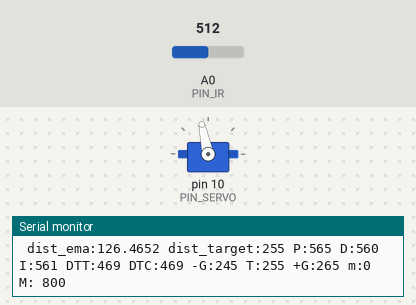
Bench run of a sketch on a simulated Arduino Uno, built with avr-gcc and run on an emulated ATmega328P. Shown: servo, the last lines printed to the serial monitor. Inputs (shaded band) come from the test bench; at power-on: A0 (PIN_IR) = 512.

Above: at 1.2 s.
1.3 s: A0 (PIN_IR) set to 140
At 2.67 s:
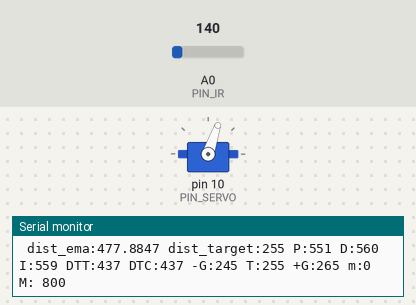
4.3 s: A0 (PIN_IR) set to 122
At 4.85 s:
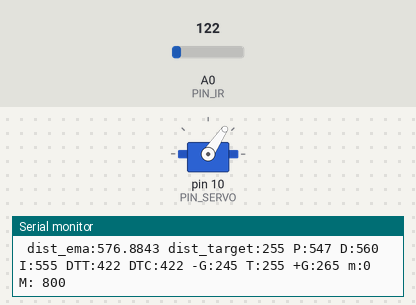
7.3 s: A0 (PIN_IR) set to 0
At 8.6 s:
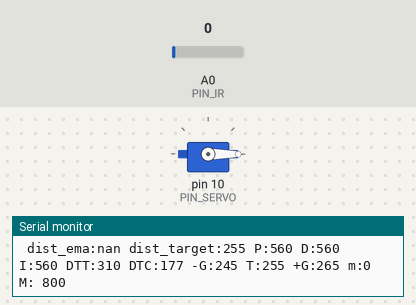
Timing chart, 0 to 10.3 s (numbered marks = the images above; inputs shaded):
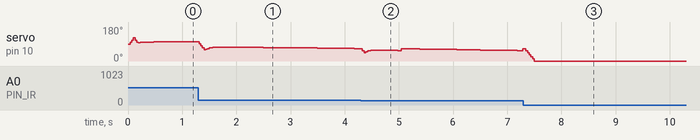

The sketch:

PID_control.ino
```cpp
#include <Servo.h>
// Arduino pin assignment
#define PIN_IR A0
#define PIN_LED 9
#define PIN_SERVO 10
#define SAMPLING_INTERVAL 20
#define _INTERVAL_SERIAL 100

#define WARMUP_SECONDS 0

#define ALPHA  0.3

#define NOISE_COEFF 0.4
#define LOOKBACK_AMOUNT 10
#define LOOKBACK_DISCARD 5

#define SENSOR_OFFSET 15
#define A 103  // distance measure at 10cm
#define B 360  // distance measure at 40cm
#define BALL_RADIUS 20

#define _DUTY_MIN 553 // servo full clockwise position (0 degree), actual is 10 degrees
#define _DUTY_MIN_DEG 10.0
#define _DUTY_NEU 1470 // servo neutral position (90 degree)
#define _DUTY_MAX 2399 // servo full counterclockwise position (180 degree), actual is 172 degrees
#define _DUTY_MAX_DEG 172.0
#define _SERVO_SPEED 90 // servo speed limit (unit: degree/second)
#define _SERVO_INTERVAL 30
Servo myservo;
float duty_chg_per_interval, duty_target, duty_curr; // maximum duty difference per interval


#define _DUTY_MIN_BOUND 1850  // lowest servo angle
#define _DUTY_MAX_BOUND 950  // highest servo angle

#define _DIST_TARGET_MIN 255 // target distance
#define _DIST_TARGET_MAX 256
//#define _KP 1.3
//#define _KD 7
//#define _KI 0.0
#define _KP 0.8
#define _KD 12
#define _KI 0.003
#define _ITERM_MAX 100
float pterm, dterm, iterm = 0;
float error_curr, error_last = 0;


float x_out, x_current = 0, x_last = 0, v_current = 0, v_last = 0, a_current = 0, a_last = 0, x_stable, v_stable;
float acc_lookback[LOOKBACK_AMOUNT];
float vel_lookback[LOOKBACK_AMOUNT];
unsigned long lookback_index = 0;

float a_sum = 0, a_mean = 0.2;

int sampling_count = 0;
unsigned long last_sampling_time = millis(), start_time, last_servo_time = millis(), last_print_time = millis();

float ema_agg = 0.0, dist_ema;

float deg2duty(float rail_deg){
  if(abs(rail_deg) < 0.1) return _DUTY_NEU;
  const float duty_per_deg = (_DUTY_MAX - _DUTY_MIN)/(_DUTY_MAX_DEG-_DUTY_MIN_DEG);
  float servo_deg = 0.8607614114944276 + rail_deg * 3.1058577946956762;
  //Serial.println(servo_deg);
  return _DUTY_NEU + duty_per_deg * servo_deg;
}

float adjust_duty(float amount){
  const float pos_rate = (_DUTY_MAX - _DUTY_NEU) / (_DUTY_MAX_DEG - 90);
  const float neg_rate = (_DUTY_NEU - _DUTY_MIN) / (90 - _DUTY_MIN_DEG);
  if(amount >= 0){
    return (amount);
  }
  else{
    (amount * neg_rate / pos_rate);
  }
}


float calculate_error(float curr_dist){
  if((_DIST_TARGET_MIN < curr_dist) && (_DIST_TARGET_MAX > curr_dist)){
    //Serial.print("in_rage");
    return 0;
  }
  else if(_DIST_TARGET_MIN > curr_dist){
    //Serial.print("undershoot");
    return _DIST_TARGET_MIN - curr_dist;
  }
  else if(_DIST_TARGET_MAX < curr_dist){
    //Serial.print("overshoot");
    return _DIST_TARGET_MAX - curr_dist;
  }
}

float ir_distance(void){ // return value unit: mm
  float val;
  float volt = float(analogRead(PIN_IR));
  val = ((6762.0/(volt-9.0))-4.0) * 10.0;
  return val;// + SENSOR_OFFSET + BALL_RADIUS;
}

void setup() {
// initialize GPIO pins
  myservo.attach(PIN_SERVO);

// initialize serial port
  Serial.begin(57600);

  start_time = millis();

  for(int i = 0; i < LOOKBACK_AMOUNT; i++){
    acc_lookback[i] = NAN;
    vel_lookback[i] = NAN;
  }

  duty_target = duty_curr = _DUTY_NEU;
  myservo.writeMicroseconds(duty_curr);
  //while(true){}
  duty_chg_per_interval = (float)(_DUTY_MAX - _DUTY_MIN) * 2.0 * _SERVO_INTERVAL / 1000;

}

int is_interpolate = 0;

bool is_sample = false;

void loop() {
  is_sample = false;
  unsigned long time_curr = millis();

  if(last_servo_time + _SERVO_INTERVAL < time_curr || last_servo_time == 0){
    last_servo_time = time_curr;
    if(duty_target > duty_curr) {
      duty_curr += min(abs(duty_target - duty_curr), duty_chg_per_interval);
      if(duty_curr > duty_target) duty_curr = duty_target;

    }
    else if (duty_target < duty_curr){
      duty_curr -= min(abs(duty_target - duty_curr), duty_chg_per_interval);
      if(duty_curr < duty_target) duty_curr = duty_target;
    }
     myservo.writeMicroseconds(duty_curr);
  }
  if(last_sampling_time + SAMPLING_INTERVAL < time_curr) {
    is_sample = true;
    last_sampling_time = time_curr;
  }

  float raw_dist = ir_distance();
  x_current = exp((log(raw_dist) - 1.9576)/0.7051) + 52.0695 + SENSOR_OFFSET + BALL_RADIUS;

  float v_current = (x_current - x_last)/SAMPLING_INTERVAL;
  float a_current = (v_current - v_last)/SAMPLING_INTERVAL;
  if(time_curr < start_time + 1000 * WARMUP_SECONDS){
    sampling_count++;
    a_sum = a_sum + abs(a_current);
    a_mean = a_sum / sampling_count;
    x_last = x_current;
    v_last = v_current;
    a_last = a_current;
    return;
  }
  if(is_sample){
    if(abs(a_current) > a_mean * NOISE_COEFF){
      float acc_lookback_mean = 0, vel_lookback_mean = 0;
      int lookback_count = 0;
      for(int i = 0; i < LOOKBACK_AMOUNT; i++){
          if (isnan(acc_lookback[i])) continue;
          if (i >= LOOKBACK_AMOUNT - LOOKBACK_DISCARD) continue;

          acc_lookback_mean = acc_lookback_mean + acc_lookback[i];
          vel_lookback_mean = vel_lookback_mean + vel_lookback[i];
          lookback_count++;
      }
      if(is_interpolate == 0) v_stable = (vel_lookback_mean/lookback_count) * SAMPLING_INTERVAL + acc_lookback_mean/lookback_count * SAMPLING_INTERVAL;
      else v_stable = v_stable + acc_lookback_mean/lookback_count * SAMPLING_INTERVAL;
      x_stable = x_stable + v_stable;
      x_out = x_stable;
      is_interpolate = 100;
    }
    else{
      if(is_interpolate == 100){
        for(int i = 0; i < LOOKBACK_AMOUNT; i++){
          acc_lookback[i] = NAN;
          vel_lookback[i] = NAN;
        }
      }
      x_out = x_current;
      x_stable = x_out;
      acc_lookback[lookback_index % LOOKBACK_AMOUNT] = a_current;
      vel_lookback[lookback_index % LOOKBACK_AMOUNT] = v_current;
      lookback_index++;
      is_interpolate = 0;
    }
    x_out = isnan(x_out)? x_current: x_out;
    if(x_out <= 150 || x_out >= 400){
      x_out = x_current;
    }
    dist_ema = ALPHA * x_out + (1.0 - ALPHA) * ema_agg;
    ema_agg = dist_ema;

    error_curr = calculate_error(dist_ema);
    pterm = _KP * error_curr;
    dterm = _KD * (error_curr - error_last);
    iterm += _KI * error_curr;
    //if(abs(iterm) > _ITERM_MAX) iterm = _ITERM_MAX * iterm/abs(iterm);
    if(abs(iterm) > _ITERM_MAX) iterm = 0;
    //duty_target = min(max(deg2duty(pterm + dterm + iterm), _DUTY_MAX_BOUND), _DUTY_MIN_BOUND);
    duty_target = min(max(_DUTY_NEU + adjust_duty(pterm + dterm + iterm), _DUTY_MAX_BOUND), _DUTY_MIN_BOUND);
    //duty_target = min(max(adjust_duty(pterm + dterm + iterm), _DUTY_MAX_BOUND), _DUTY_MIN_BOUND);
    error_last = error_curr;

    x_last = x_current;
    v_last = v_current;
    a_last = a_current;
  }


  //error_curr = _DIST_TARGET - dist_ema;

//  Serial.print(last_print_time);
//  Serial.print(" ");
//  Serial.println(time_curr);
  if(last_print_time + _INTERVAL_SERIAL < time_curr || last_print_time == 0){
    last_print_time = time_curr;
    //Serial.print(" dist_raw:");
    //Serial.print(x_current);
    Serial.print(" dist_ema:");
    Serial.print(dist_ema, 4);
    Serial.print(" dist_target:");
    Serial.print(_DIST_TARGET_MIN);
    Serial.print(" P:");
    Serial.print(map(pterm, -1000, 1000, 510, 610));
    Serial.print(" D:");
    Serial.print(map(dterm, -1000, 1000, 510, 610));
    Serial.print(" I:");
    Serial.print(map(iterm, -1000, 1000, 510, 610));
    //Serial.print(" error_curr:");
    //Serial.print(error_curr);
    Serial.print(" DTT:");
    Serial.print(map(duty_target, 1000, 2000, 410, 510));
    Serial.print(" DTC:");
    Serial.print(map(duty_curr, 1000, 2000, 410, 510));
    Serial.print(" -G:245 T:255 +G:265 m:0 M: 800");
    Serial.println();
  }


}
```
